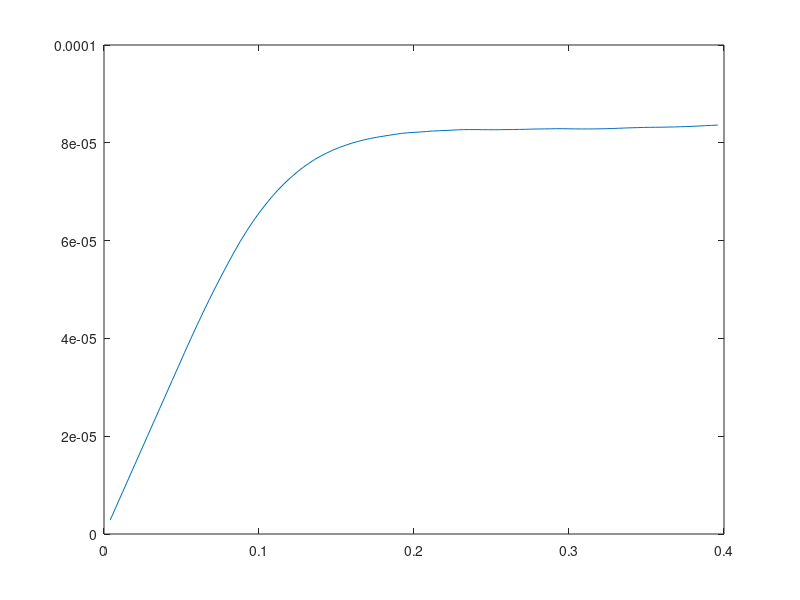

Here is the MATLAB script that generated this plot: (Note: this script raises an error after producing the figure.)
% this function reads growth experiment data and predict uMax and K
% it can also read CFD consumption files and predict the
% normalizationFactor

global data umax K N0 results span;

data=[0,0.0664580000000000;1284,0.113740000000000;2743,0.221511000000000;4150,0.311774500000000;5548,0.360983500000000;7070,0.392943500000000;11369,0.339868593000000];
span=linspace(0,21369,1000);
  
% results=[celldensity ;consumptionRate*1e3];
results=[0.00400000000000000,0.00800000000000000,0.0120000000000000,0.0160000000000000,0.0200000000000000,0.0240000000000000,0.0280000000000000,0.0320000000000000,0.0360000000000000,0.0400000000000000,0.0440000000000000,0.0480000000000000,0.0520000000000000,0.0560000000000000,0.0600000000000000,0.0640000000000000,0.0680000000000000,0.0720000000000000,0.0760000000000000,0.0800000000000000,0.0840000000000000,0.0880000000000000,0.0920000000000000,0.0960000000000000,0.100000000000000,0.104000000000000,0.108000000000000,0.112000000000000,0.116000000000000,0.120000000000000,0.124000000000000,0.128000000000000,0.132000000000000,0.136000000000000,0.140000000000000,0.144000000000000,0.148000000000000,0.152000000000000,0.156000000000000,0.160000000000000,0.164000000000000,0.168000000000000,0.172000000000000,0.176000000000000,0.180000000000000,0.184000000000000,0.188000000000000,0.192000000000000,0.196000000000000,0.200000000000000,0.204000000000000,0.208000000000000,0.212000000000000,0.216000000000000,0.220000000000000,0.224000000000000,0.228000000000000,0.232000000000000,0.236000000000000,0.240000000000000,0.244000000000000,0.248000000000000,0.252000000000000,0.256000000000000,0.260000000000000,0.264000000000000,0.268000000000000,0.272000000000000,0.276000000000000,0.280000000000000,0.284000000000000,0.288000000000000,0.292000000000000,0.296000000000000,0.300000000000000,0.304000000000000,0.308000000000000,0.312000000000000,0.316000000000000,0.320000000000000,0.324000000000000,0.328000000000000,0.332000000000000,0.336000000000000,0.340000000000000,0.344000000000000,0.348000000000000,0.352000000000000,0.356000000000000,0.360000000000000,0.364000000000000,0.368000000000000,0.372000000000000,0.376000000000000,0.380000000000000,0.384000000000000,0.388000000000000,0.392000000000000,0.396000000000000;0.000713971000000000,0.000713971000000000,0.000713971000000000,0.000713971000000000,0.000713971000000000,0.000713971000000000,0.000713971000000000,0.000713971000000000,0.000713971000000000,0.000713971000000000,0.000713971000000000,0.000713971000000000,0.000713967200000000,0.000713033300000000,0.000711259100000000,0.000709040300000000,0.000705652600000000,0.000701456100000000,0.000696844700000000,0.000691895900000000,0.000686619300000000,0.000680547400000000,0.000673353500000000,0.000665266500000000,0.000656457100000000,0.000647033100000000,0.000637327100000000,0.000627389500000000,0.000616974900000000,0.000606322100000000,0.000595626400000000,0.000585022400000000,0.000574055600000000,0.000563261800000000,0.000552240100000000,0.000541383400000000,0.000530747500000000,0.000520205000000000,0.000509678200000000,0.000499661100000000,0.000489593900000000,0.000479882700000000,0.000470293600000000,0.000460972300000000,0.000451921900000000,0.000443182400000000,0.000434785400000000,0.000426715100000000,0.000418601100000000,0.000410663300000000,0.000403014600000000,0.000395718600000000,0.000388736200000000,0.000381784700000000,0.000375067100000000,0.000368644500000000,0.000362504900000000,0.000356447600000000,0.000350441200000000,0.000344602700000000,0.000338863400000000,0.000333350900000000,0.000328062600000000,0.000322987900000000,0.000318116100000000,0.000313334500000000,0.000308712100000000,0.000304269800000000,0.000299999700000000,0.000295811800000000,0.000291691600000000,0.000287721800000000,0.000283863000000000,0.000280014700000000,0.000276211800000000,0.000272509600000000,0.000268935500000000,0.000265484500000000,0.000262152100000000,0.000258933400000000,0.000255823600000000,0.000252818100000000,0.000249913000000000,0.000247103600000000,0.000244326000000000,0.000241582300000000,0.000238914300000000,0.000236252700000000,0.000233647000000000,0.000231093900000000,0.000228616000000000,0.000226212400000000,0.000223880800000000,0.000221618200000000,0.000219422300000000,0.000217290400000000,0.000215217000000000,0.000213179000000000,0.000211195100000000];
 
celldensity=results(1,:);
consumptionRate=results(2,:).*celldensity;
plot(celldensity,consumptionRate)

 N0=0.1137;
[t,N] = ode15s(@ode1, span, N0);
plot(data(2:end,1)-1284,data(2:end,2),'*-');
hold on;
plot(t,N,'o-')
xlabel('time (min)');
ylabel('biomass g/L');
legend('experimental','CFD Multiplicative model')
 
function r=ode1(t,N)
global results
r=interp1(results(1,:),results(2,:),N,'linear','extrap');
r=r*0.17;
end




 
 
